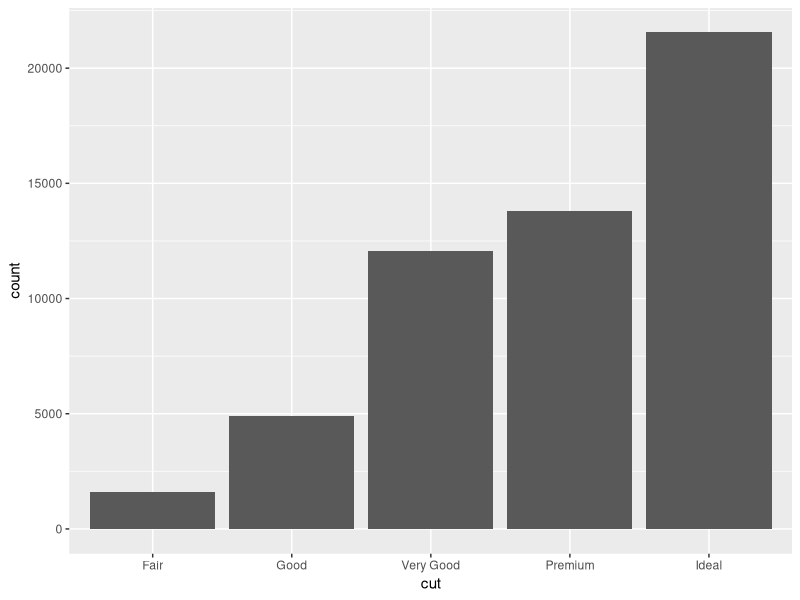
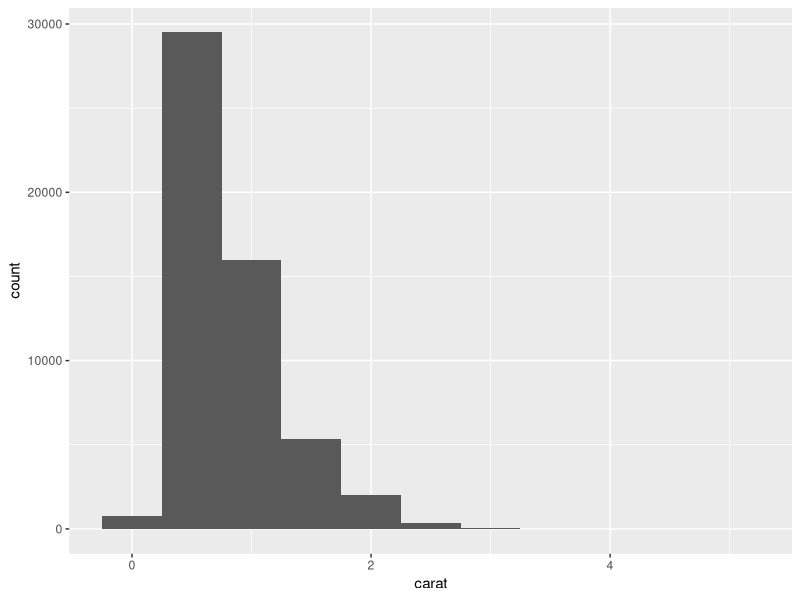
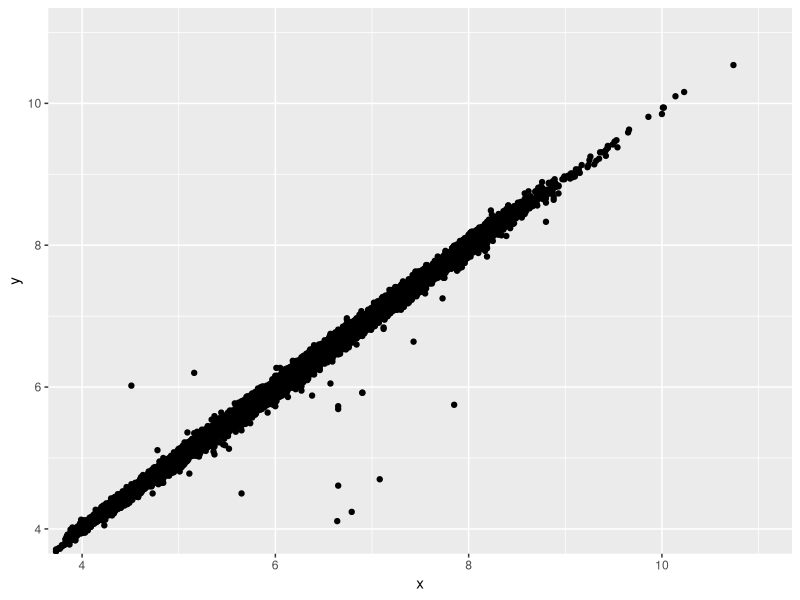

These charts were generated, in order, by the following R code:
## ---- chunk 1
library(tidyverse)
## ---- chunk 2
# discrete binning
ggplot(data = diamonds) +
  geom_bar(mapping = aes(x = cut))
## ---- chunk 3
# binning continuous variable
ggplot(data = diamonds) +
  geom_histogram(mapping = aes(x = carat), binwidth = 0.5)
## ---- chunk 4

ggplot(data = diamonds) +
  geom_point(mapping = aes(x = x, y = y)) +
  coord_cartesian(xlim = c(4, 11), ylim = c(4, 11))

